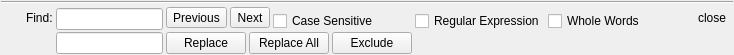
<?xml version="1.0" encoding="UTF-8"?>
<ui version="4.0">
 <class>FindAndReplaceForm</class>
 <widget class="QWidget" name="FindAndReplaceForm">
  <property name="geometry">
   <rect>
    <x>0</x>
    <y>0</y>
    <width>734</width>
    <height>55</height>
   </rect>
  </property>
  <property name="sizePolicy">
   <sizepolicy hsizetype="Preferred" vsizetype="Fixed">
    <horstretch>0</horstretch>
    <verstretch>0</verstretch>
   </sizepolicy>
  </property>
  <property name="windowTitle">
   <string>FindAndReplace</string>
  </property>
  <layout class="QGridLayout" name="gridLayout">
   <property name="horizontalSpacing">
    <number>3</number>
   </property>
   <property name="verticalSpacing">
    <number>1</number>
   </property>
   <property name="margin">
    <number>1</number>
   </property>
   <item row="0" column="0" colspan="10">
    <widget class="Line" name="line">
     <property name="sizePolicy">
      <sizepolicy hsizetype="Minimum" vsizetype="Fixed">
       <horstretch>0</horstretch>
       <verstretch>0</verstretch>
      </sizepolicy>
     </property>
     <property name="orientation">
      <enum>Qt::Horizontal</enum>
     </property>
    </widget>
   </item>
   <item row="1" column="0" rowspan="3">
    <widget class="QLabel" name="label_2">
     <property name="sizePolicy">
      <sizepolicy hsizetype="Fixed" vsizetype="Fixed">
       <horstretch>0</horstretch>
       <verstretch>0</verstretch>
      </sizepolicy>
     </property>
     <property name="minimumSize">
      <size>
       <width>22</width>
       <height>22</height>
      </size>
     </property>
     <property name="maximumSize">
      <size>
       <width>22</width>
       <height>22</height>
      </size>
     </property>
     <property name="text">
      <string/>
     </property>
     <property name="pixmap">
      <pixmap resource="../../../res/MdCharm.qrc">:/find.png</pixmap>
     </property>
     <property name="scaledContents">
      <bool>true</bool>
     </property>
    </widget>
   </item>
   <item row="1" column="1" rowspan="3">
    <widget class="QLabel" name="label">
     <property name="text">
      <string>Find:</string>
     </property>
    </widget>
   </item>
   <item row="2" column="2" rowspan="2">
    <widget class="QLineEdit" name="findTextLineEdit"/>
   </item>
   <item row="1" column="3" rowspan="3">
    <widget class="QToolButton" name="prevFindToolButton">
     <property name="toolTip">
      <string>Previous</string>
     </property>
     <property name="text">
      <string>Previous</string>
     </property>
     <property name="icon">
      <iconset resource="../../../res/MdCharm.qrc">
       <normaloff>:/prev.png</normaloff>:/prev.png</iconset>
     </property>
     <property name="checkable">
      <bool>false</bool>
     </property>
     <property name="toolButtonStyle">
      <enum>Qt::ToolButtonTextBesideIcon</enum>
     </property>
    </widget>
   </item>
   <item row="1" column="4" rowspan="3">
    <widget class="QToolButton" name="nextFindToolButton">
     <property name="toolTip">
      <string>Next</string>
     </property>
     <property name="text">
      <string>Next</string>
     </property>
     <property name="icon">
      <iconset resource="../../../res/MdCharm.qrc">
       <normaloff>:/next.png</normaloff>:/next.png</iconset>
     </property>
     <property name="toolButtonStyle">
      <enum>Qt::ToolButtonTextBesideIcon</enum>
     </property>
    </widget>
   </item>
   <item row="3" column="5">
    <widget class="QCheckBox" name="caseSensitiveCheckBox">
     <property name="text">
      <string>Case Sensitive</string>
     </property>
    </widget>
   </item>
   <item row="3" column="6">
    <widget class="QCheckBox" name="reCheckBox">
     <property name="text">
      <string>Regular Expression</string>
     </property>
    </widget>
   </item>
   <item row="3" column="7">
    <widget class="QCheckBox" name="wholeWordCheckBox">
     <property name="text">
      <string>Whole Words</string>
     </property>
    </widget>
   </item>
   <item row="1" column="8" rowspan="3">
    <spacer name="horizontalSpacer">
     <property name="orientation">
      <enum>Qt::Horizontal</enum>
     </property>
     <property name="sizeHint" stdset="0">
      <size>
       <width>40</width>
       <height>20</height>
      </size>
     </property>
    </spacer>
   </item>
   <item row="1" column="9" rowspan="3">
    <widget class="QToolButton" name="closeFindToolButton">
     <property name="text">
      <string>close</string>
     </property>
     <property name="icon">
      <iconset resource="../../../res/MdCharm.qrc">
       <normaloff>:/find_close.png</normaloff>:/find_close.png</iconset>
     </property>
     <property name="autoRaise">
      <bool>true</bool>
     </property>
    </widget>
   </item>
   <item row="4" column="2">
    <widget class="QLineEdit" name="replaceLineEdit"/>
   </item>
   <item row="4" column="3" colspan="3">
    <layout class="QHBoxLayout" name="horizontalLayout">
     <property name="spacing">
      <number>3</number>
     </property>
     <item>
      <widget class="QPushButton" name="replacePushButton">
       <property name="text">
        <string>Replace</string>
       </property>
      </widget>
     </item>
     <item>
      <widget class="QPushButton" name="replaceAllPushButton">
       <property name="text">
        <string>Replace All</string>
       </property>
      </widget>
     </item>
     <item>
      <widget class="QPushButton" name="excludePushButton">
       <property name="text">
        <string>Exclude</string>
       </property>
      </widget>
     </item>
    </layout>
   </item>
  </layout>
 </widget>
 <resources>
  <include location="../../../res/MdCharm.qrc"/>
 </resources>
 <connections/>
</ui>
